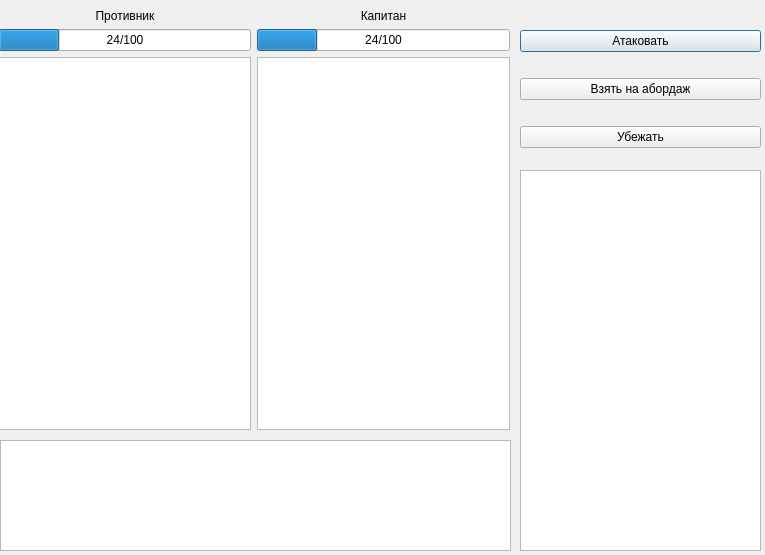
<?xml version="1.0" encoding="UTF-8"?>
<ui version="4.0">
 <class>BattleWindow</class>
 <widget class="QDialog" name="BattleWindow">
  <property name="geometry">
   <rect>
    <x>0</x>
    <y>0</y>
    <width>765</width>
    <height>555</height>
   </rect>
  </property>
  <property name="windowTitle">
   <string>Dialog</string>
  </property>
  <property name="sizeGripEnabled">
   <bool>false</bool>
  </property>
  <widget class="QTableView" name="inventory">
   <property name="geometry">
    <rect>
     <x>520</x>
     <y>170</y>
     <width>241</width>
     <height>381</height>
    </rect>
   </property>
  </widget>
  <widget class="QWidget" name="verticalLayoutWidget">
   <property name="geometry">
    <rect>
     <x>520</x>
     <y>10</y>
     <width>241</width>
     <height>161</height>
    </rect>
   </property>
   <layout class="QVBoxLayout" name="verticalLayout">
    <item>
     <widget class="QPushButton" name="attack_button">
      <property name="text">
       <string>Атаковать</string>
      </property>
     </widget>
    </item>
    <item>
     <widget class="QPushButton" name="boarding_button">
      <property name="text">
       <string>Взять на абордаж</string>
      </property>
     </widget>
    </item>
    <item>
     <widget class="QPushButton" name="escape_button">
      <property name="text">
       <string>Убежать</string>
      </property>
     </widget>
    </item>
   </layout>
  </widget>
  <widget class="QWidget" name="horizontalLayoutWidget">
   <property name="geometry">
    <rect>
     <x>-1</x>
     <y>9</y>
     <width>511</width>
     <height>421</height>
    </rect>
   </property>
   <layout class="QHBoxLayout" name="horizontalLayout">
    <item>
     <layout class="QVBoxLayout" name="verticalLayout_3">
      <item>
       <layout class="QVBoxLayout" name="verticalLayout_4">
        <item>
         <widget class="QLabel" name="enemy_label">
          <property name="text">
           <string>Противник</string>
          </property>
          <property name="alignment">
           <set>Qt::AlignCenter</set>
          </property>
         </widget>
        </item>
        <item>
         <widget class="QProgressBar" name="enemy_health">
          <property name="value">
           <number>24</number>
          </property>
          <property name="format">
           <string>%v/%m</string>
          </property>
         </widget>
        </item>
        <item>
         <widget class="QTableView" name="enemy_slots"/>
        </item>
       </layout>
      </item>
     </layout>
    </item>
    <item>
     <layout class="QVBoxLayout" name="verticalLayout_2">
      <item>
       <layout class="QVBoxLayout" name="verticalLayout_5">
        <item>
         <widget class="QLabel" name="hero_label">
          <property name="text">
           <string>Капитан</string>
          </property>
          <property name="alignment">
           <set>Qt::AlignCenter</set>
          </property>
         </widget>
        </item>
        <item>
         <widget class="QProgressBar" name="hero_health">
          <property name="value">
           <number>24</number>
          </property>
          <property name="format">
           <string>%v/%m</string>
          </property>
         </widget>
        </item>
        <item>
         <widget class="QTableView" name="hero_slots"/>
        </item>
       </layout>
      </item>
     </layout>
    </item>
   </layout>
  </widget>
  <widget class="QTextBrowser" name="log">
   <property name="geometry">
    <rect>
     <x>0</x>
     <y>440</y>
     <width>511</width>
     <height>111</height>
    </rect>
   </property>
   <property name="acceptRichText">
    <bool>false</bool>
   </property>
  </widget>
 </widget>
 <resources/>
 <connections/>
</ui>
